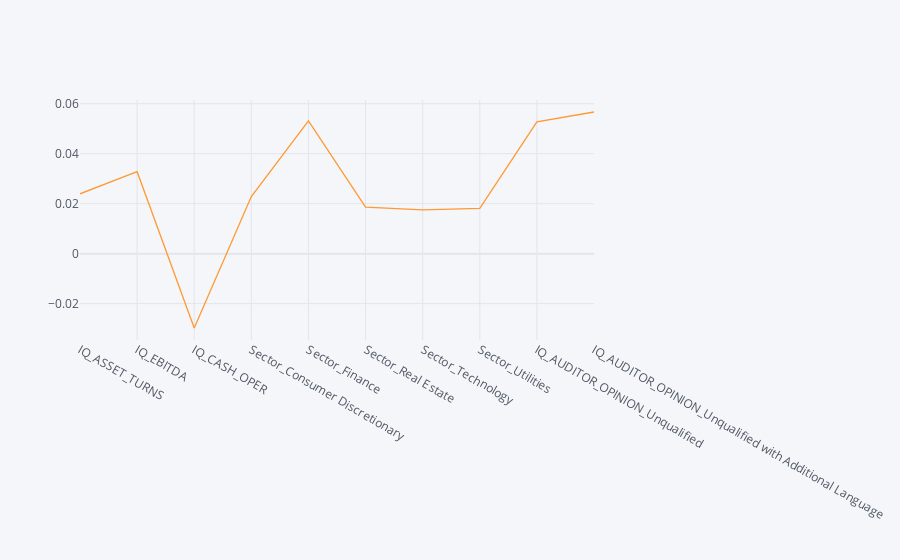

Notebook code cell kept with this figure:
### Code cell
coefficients['Coefficient'].iplot()

### Figure 1 — Plotly figure (JSON) as saved in the notebook; plotly's stock layout.template omitted (floating-point values rounded to 4 significant figures)
{"data": [{"line": {"color": "rgba(255, 153, 51, 1.0)", "dash": "solid", "shape": "linear", "width": 1.3}, "mode": "lines", "name": "Coefficient", "text": "", "type": "scatter", "x": ["IQ_ASSET_TURNS", "IQ_EBITDA", "IQ_CASH_OPER", "Sector_Consumer Discretionary", "Sector_Finance", "Sector_Real Estate", "Sector_Technology", "Sector_Utilities", "IQ_AUDITOR_OPINION_Unqualified", "IQ_AUDITOR_OPINION_Unqualified with Additional Language"], "y": [0.02395, 0.03281, -0.02973, 0.02284, 0.05309, 0.01863, 0.01754, 0.0181, 0.05274, 0.05668]}], "layout": {"legend": {"bgcolor": "#F5F6F9", "font": {"color": "#4D5663"}}, "paper_bgcolor": "#F5F6F9", "plot_bgcolor": "#F5F6F9", "title": {"font": {"color": "#4D5663"}}, "xaxis": {"gridcolor": "#E1E5ED", "showgrid": true, "tickfont": {"color": "#4D5663"}, "title": {"font": {"color": "#4D5663"}, "text": ""}, "zerolinecolor": "#E1E5ED"}, "yaxis": {"gridcolor": "#E1E5ED", "showgrid": true, "tickfont": {"color": "#4D5663"}, "title": {"font": {"color": "#4D5663"}, "text": ""}, "zerolinecolor": "#E1E5ED"}}}
